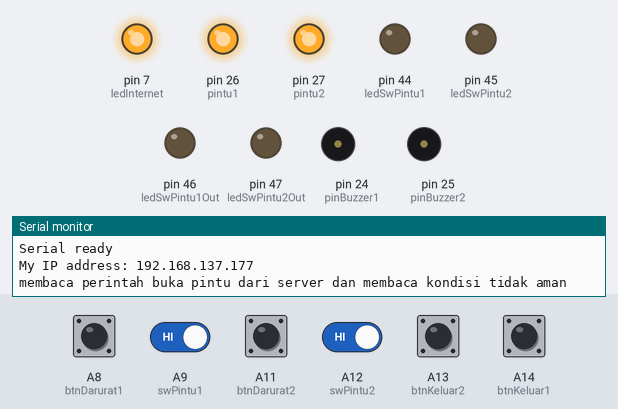
This sketch was run on a simulated Arduino Mega 2560, built with avr-gcc and run on an emulated ATmega2560. Shown: output pins drawn as LEDs (lit = HIGH), buzzer (waves = sounding, pin HIGH), the last lines printed to the serial monitor. The test bench sets the inputs (shaded band); at power-on: A8 (btnDarurat1), A9 (swPintu1), A11 (btnDarurat2), A12 (swPintu2), A13 (btnKeluar2), A14 (btnKeluar1) HIGH. WiFi joins after 1.5 s; servers stay silent unless stated; uploads are accepted with an empty reply.

Above: at 8.2 s.
8.3 s: A9 (swPintu1) driven LOW and A12 (swPintu2) driven LOW
At 17.9 s:
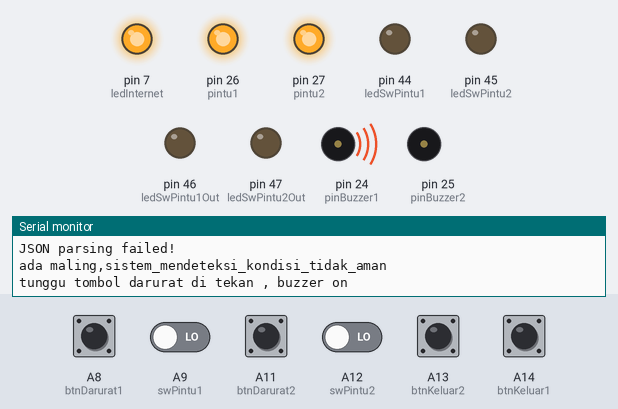
18.7 s: A8 (btnDarurat1) pulled LOW for 3 s
At 20.7 s:
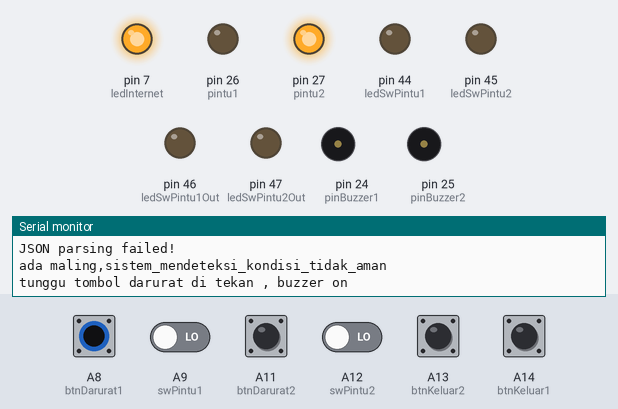
29.5 s: A8 (btnDarurat1) driven LOW and A9 (swPintu1) driven HIGH
At 42.4 s:
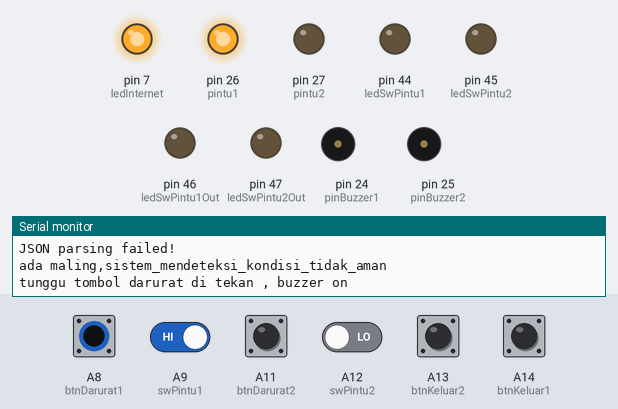
42.7 s: A12 (swPintu2) driven HIGH
51.9 s: A12 (swPintu2) driven LOW
At 52.11 s:
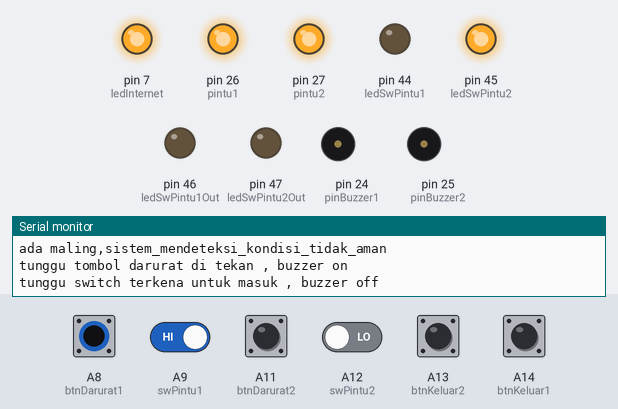
65.2 s: A8 (btnDarurat1) driven HIGH
At 66.1 s:
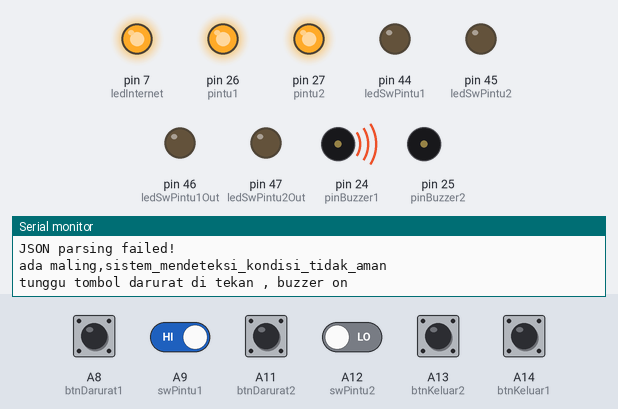
Timing chart, 0 to 68.2 s (numbered marks = the images above; inputs shaded):
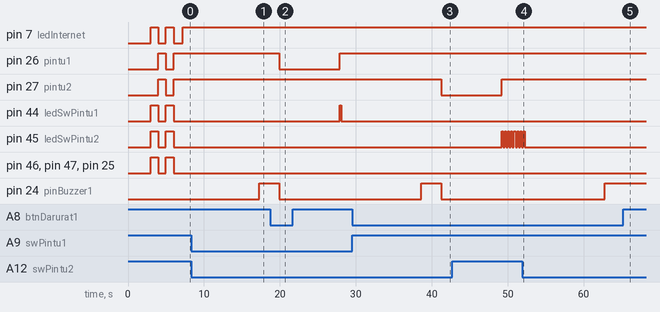

The sketch:

webclient.ino
```cpp
#include <ArduinoJson.h>
#include <Ethernet.h>
#include <SPI.h>
const char *server = "192.168.137.1"; // server's address
int jedaPowerOnPintu = 8000;
int pinBuzzer1 = 24;
int pinBuzzer2 = 25;
int pintu1 = 26;
int pintu2 = 27;
int btnDarurat1 = A8;
int swPintu1 = A9;
int btnKeluar1 = A14;
int btnDarurat2 = A11;
int swPintu2 = A12;
int btnKeluar2 = A13;
int lednya = 13;
int ledInternet = 7;
int ledSwPintu1 = 44;
int ledSwPintu2 = 45;
int ledSwPintu1Out = 46;
int ledSwPintu2Out = 47;
// int relayOn = 0;
// int relayOff = 1;
// update value
int adaMaling = 2;
int aman = 1;
int standby = 0;
int amanPintu1 = standby;
int amanPintu2 = standby;
EthernetClient client;
int relayOn = 0;
int relayOff = 1;
const char *urlGetLastValue = "/v1/mikro/getlastvalue";
const char *urlUpdateDoorOpened = "/v1/mikro/updateclosealldoor?door="; // http urlGetLastValue
const char *urlUpdateLog = "/v1/mikro/updatelogalat?log=";              // http log alat update
const unsigned long BAUD_RATE = 9600;                                   // serial connection speed
const unsigned long HTTP_TIMEOUT = 10000;                               // max respone time from server
const size_t MAX_CONTENT_SIZE = 512;                                    // max size of the HTTP response
// assign a MAC address for the ethernet controller.
// fill in your address here:
byte mac[] = {
    0xDE,
    0xAD,
    0xBE,
    0xEF,
    0xFE,
    0xED};
// fill in an available IP address on your network here,
// for manual configuration:
IPAddress ip(192, 168, 137, 177);
int portWeb = 8080;
// fill in your Domain Name Server address here:
IPAddress myDns(192, 168, 137, 1);

struct UserData
{
  char status_door1[5];
  char status_door2[5];
  char control_door1[5];
  char control_door2[5];
};

// ARDUINO entry point #1: runs once when you press reset or power the board
void setup()
{
  initSerial();
  initEthernet();
  initPinMikro();
}

// ARDUINO entry point #2: runs over and over again forever
void loop()
{
  Serial.flush();
  Serial.println("membaca perintah buka pintu dari server dan membaca kondisi tidak aman");
  if (connect(server))
  {
    if (sendRequest(server, urlGetLastValue) && skipResponseHeaders())
    {
      UserData userData;
      if (readReponseContent(&userData))
      {
        printUserData(&userData);
        olahResponseBukaPintu(&userData);
      }
    }
  }
  disconnect();
  scanTombolDarurat();
  scanLimitSwitch();
  scanKeluar();
  client.flush();
  wait();
}

// Initialize Serial port
void initSerial()
{
  Serial.begin(BAUD_RATE);
  // while (!Serial)
  // {
  //   ; // wait for serial port to initialize
  // }
  Serial.println("Serial ready");
}

// Initialize Ethernet library
void initEthernet()
{
  //  byte mac[] = {0xDE, 0xAD, 0xBE, 0xEF, 0xFE, 0xED};
  //  if (!Ethernet.begin(mac)) {
  //    Serial.println("Failed to configure Ethernet");
  //    return;
  //  }
  //  Serial.println("Ethernet ready");
  //  delay(1000);
  // start the Ethernet connection using a fixed IP address and DNS server:
  Ethernet.begin(mac, ip, myDns);
  // print the Ethernet board/shield's IP address:
  Serial.print("My IP address: ");
  Serial.println(Ethernet.localIP());
  delay(2000);
}
void initPinMikro()
{
  delay(1000);
  pinMode(pinBuzzer1, OUTPUT);
  pinMode(pinBuzzer2, OUTPUT);
  pinMode(pintu1, OUTPUT);
  pinMode(pintu2, OUTPUT);
  pinMode(ledInternet, OUTPUT);
  pinMode(ledSwPintu1, OUTPUT);
  pinMode(ledSwPintu2, OUTPUT);
  pinMode(ledSwPintu1Out, OUTPUT);
  pinMode(ledSwPintu2Out, OUTPUT);
  for (int x = 0; x < 2; x++)
  {
    digitalWrite(pintu1, relayOn);
    digitalWrite(pintu2, relayOn);
    digitalWrite(pinBuzzer2, HIGH);
    digitalWrite(lednya, HIGH);
    digitalWrite(ledInternet, HIGH);
    digitalWrite(ledSwPintu1, HIGH);
    digitalWrite(ledSwPintu2, HIGH);
    digitalWrite(ledSwPintu1Out, HIGH);
    digitalWrite(ledSwPintu2Out, HIGH);
    delay(1000);
    digitalWrite(pintu1, relayOff);
    digitalWrite(pintu2, relayOff);
    digitalWrite(pinBuzzer2, LOW);
    digitalWrite(lednya, LOW);
    digitalWrite(ledInternet, LOW);
    digitalWrite(ledSwPintu1, LOW);
    digitalWrite(ledSwPintu2, LOW);
    digitalWrite(ledSwPintu1Out, LOW);
    digitalWrite(ledSwPintu2Out, LOW);
    delay(1000);
  }

  pinMode(btnDarurat1, INPUT_PULLUP);
  pinMode(swPintu1, INPUT_PULLUP);
  pinMode(btnKeluar1, INPUT_PULLUP);
  pinMode(btnDarurat2, INPUT_PULLUP);
  pinMode(swPintu2, INPUT_PULLUP);
  pinMode(btnKeluar2, INPUT_PULLUP);
}
// Open connection to the HTTP server
bool connect(const char *hostName)
{
  //  Serial.print("Connect to ");
  //  Serial.println(hostName);

  bool ok = client.connect(hostName, portWeb);

  //  Serial.println(ok ? "Connected" : "Connection Failed!");
  if (ok)
  {
    digitalWrite(ledInternet, HIGH);
  }
  else
  {
    digitalWrite(ledInternet, LOW);
  }
  return ok;
}

// Send the HTTP GET request to the server
bool sendRequest(const char *host,
                 const char *dataUrl)
{
  //  Serial.print("GET ");
  //  Serial.println(dataUrl);

  client.print("GET ");
  client.print(dataUrl);
  client.println(" HTTP/1.1");
  client.print("Host: ");
  client.println(host);
  client.println("Connection: close");
  client.println();

  return true;
}

// Skip HTTP headers so that we are at the beginning of the response's body
bool skipResponseHeaders()
{
  // HTTP headers end with an empty line
  char endOfHeaders[] = "\r\n\r\n";

  client.setTimeout(HTTP_TIMEOUT);
  bool ok = client.find(endOfHeaders);

  if (!ok)
  {
    Serial.println("No response or invalid response!");
  }

  return ok;
}

// Parse the JSON from the input string and extract the interesting values
// Here is the JSON we need to parse

//    "status_door1": "1",
//    "status_door2": "0",
//    "control_door1": "1",
//    "control_door2": "1",

bool readReponseContent(struct UserData *userData)
{
  // Compute optimal size of the JSON buffer according to what we need to parse.
  // This is only required if you use StaticJsonBuffer.
  const size_t BUFFER_SIZE =
      JSON_OBJECT_SIZE(4) // the root object has 4 elements
      //      + JSON_OBJECT_SIZE(7)  // the "data" object has 7 elements
      + MAX_CONTENT_SIZE; // additional space for strings

  // Allocate a temporary memory pool
  DynamicJsonBuffer jsonBuffer(BUFFER_SIZE);

  JsonObject &root = jsonBuffer.parseObject(client);

  if (!root.success())
  {
    Serial.println("JSON parsing failed!");
    return false;
  }

  strcpy(userData->status_door1, root["status_door1"]);
  strcpy(userData->status_door2, root["status_door2"]);
  strcpy(userData->control_door1, root["control_door1"]);
  strcpy(userData->control_door2, root["control_door2"]);

  return true;
}

// Print the data extracted from the JSON
void printUserData(const struct UserData *userData)
{
  //  Serial.print("status_door1 = ");
  //  Serial.println(userData -> status_door1);
  //  Serial.print("status_door2 = ");
  //  Serial.println(userData -> status_door2);
  //  Serial.print("control_door1 = ");
  //  Serial.println(userData -> control_door1);
  //  Serial.print("control_door2 = ");
  //  Serial.println(userData -> control_door2);
}

// Close the connection with the HTTP server
void disconnect()
{
  //  Serial.println("Disconnect");
  client.stop();
  client.flush();
}

// Pause for a 1 minute
void wait()
{
  //  Serial.println("Wait 60 seconds");
  //  delay(60000);
  //  Serial.println("jeda 2 detik");
  // delay(2000);
}
```

kirim_status.ino
```cpp
void kirimLogKeweb(char *paramLog)
{
  disconnect();
  if (connect(server))
  {
    char x[100];
    strcpy(x, urlUpdateLog);
    strcat(x, paramLog);
    if (sendRequest(server, x) && skipResponseHeaders())
    {
    }
    delay(2000);
    while (client.available() > 0)
    {
      char a = (client.read());
      a = 0;
    }
  }
  else
  {

    Serial.println("ga konek");
  }
}
```

logicinput.ino
```cpp
void scanTombolDarurat()
{
  // if (digitalRead(btnDarurat1) == 0)
  // {
  //   Serial.println("tombol_darurat_1_di_tekan");
  //   digitalWrite(ledSwPintu1, HIGH);
  //   amanPintu1 = aman;
  //   digitalWrite(pintu1, relayOn);
  //   delay(jedaPowerOnPintu);
  //   digitalWrite(pintu1, relayOff);
  //   kirimLogKeweb("tombol _darurat_1_di_tekan");
  // }
  // if (digitalRead(btnDarurat2) == 0)
  // {
  //   Serial.println("tombol_darurat_2_di_tekan");
  //   digitalWrite(ledSwPintu2, HIGH);
  //   amanPintu2 = aman;
  //   digitalWrite(pintu2, relayOn);
  //   delay(jedaPowerOnPintu);
  //   digitalWrite(pintu2, relayOff);
  //   kirimLogKeweb("tombol_darurat_2_di_tekan");
  // }
}

void scanLimitSwitch()
{
  // Serial.println(digitalRead(swPintu1));
  // Serial.println(digitalRead(swPintu2));
  if (digitalRead(swPintu1) == 0)
  {
    if (amanPintu1 == aman)
    {
      Serial.println("ada pintu1_tertutup");
      amanPintu1 = standby;
      kirimLogKeweb("pintu1_tertutup");
    }
    else
    {
      //ada maling
      digitalWrite(pinBuzzer1, 1);
      Serial.println("ada maling,sistem_mendeteksi_kondisi_tidak_aman");
      Serial.println("tunggu tombol darurat di tekan , buzzer on");
      kirimLogKeweb("sistem_mendeteksi_kondisi_tidak_aman");
      int a = 0;
      while (a == 0)
      {
        digitalWrite(lednya, 1);
        delay(150);
        digitalWrite(lednya, 0);
        delay(150);
        if (digitalRead(btnDarurat1) == 0 || digitalRead(btnDarurat2) == 0)
        {
          a = 1;
        }
      }
      digitalWrite(ledSwPintu1, 0);
      digitalWrite(pinBuzzer1, 0);
      digitalWrite(lednya, 0);
      digitalWrite(pintu1, relayOn);
      delay(jedaPowerOnPintu);
      digitalWrite(pintu1, relayOff);
      Serial.println("tunggu switch terkena untuk masuk, buzzer off");
      // delay(1000);
      while (a == 1)
      {
        if (digitalRead(swPintu1) == 0)
        {
          a = 2;
        }
        digitalWrite(ledSwPintu1, 1);
        delay(200);
        digitalWrite(ledSwPintu1, 0);
        delay(200);
      } // tunggu sw terkena
      // digitalWrite(ledSwPintu1Out, 0);
      Serial.println("kondisi masuk aman melalui tombol darurat");
    }
    digitalWrite(ledSwPintu1, LOW);
  }
  else if (digitalRead(swPintu2) == 0)
  {
    if (amanPintu2 == aman)
    {
      amanPintu2 = standby;
      Serial.println("ada pintu2_tertutup");
      kirimLogKeweb("pintu2_tertutup");
    }
    else
    {
      //ada maling
      digitalWrite(pinBuzzer1, 1);
      kirimLogKeweb("sistem_mendeteksi_kondisi_tidak_aman");
      Serial.println("ada maling,sistem_mendeteksi_kondisi_tidak_aman");
      Serial.println("tunggu tombol darurat di tekan , buzzer on");
      int a = 0;
      while (a == 0)
      {
        digitalWrite(lednya, 1);
        delay(150);
        digitalWrite(lednya, 0);
        delay(150);

        if (digitalRead(btnDarurat1) == 0 || digitalRead(btnDarurat2) == 0)
        {
          a = 1;
        }
      } // tunggu tombol darurat di tekan
      digitalWrite(ledSwPintu2, 0);
      digitalWrite(pinBuzzer1, 0);
      digitalWrite(lednya, 0);
      digitalWrite(pintu2, relayOn);
      delay(jedaPowerOnPintu);
      digitalWrite(pintu2, relayOff);
      Serial.println("tunggu switch terkena untuk masuk , buzzer off");
      while (a == 1)
      {
        if (digitalRead(swPintu2) == 0)
        {
          a = 2;
        }
        digitalWrite(ledSwPintu2, 1);
        delay(200);
        digitalWrite(ledSwPintu2, 0);
        delay(200);
      } // tunggu sw terkena
      digitalWrite(ledSwPintu2, 0);
      Serial.println("kondisi masuk aman melalui tombol darurat");
    }
    digitalWrite(ledSwPintu2, LOW);
  }
}

void scanKeluar()
{
  Serial.println(digitalRead(btnKeluar1));
  Serial.println(digitalRead(btnKeluar2));
  if (digitalRead(btnKeluar1) == 0)
  {
    digitalWrite(ledSwPintu1Out, HIGH);
    digitalWrite(pintu1, relayOn);
    delay(jedaPowerOnPintu);
    digitalWrite(pintu1, relayOff);
    Serial.println("ada pintu_1_terbuka_dari_tombol_keluar");
    Serial.println("ada menunggu limit switch aktif");
    kirimLogKeweb("pintu_1_terbuka_dari_tombol_keluar");
    int x = 0;
    while (x == 0)
    {
      if (digitalRead(swPintu1) == 0)
      {
        x = 1;
      }
    } // tungu pintu ketutup
    digitalWrite(ledSwPintu1Out, LOW);
    delay(1000);
  }
  else if (digitalRead(btnKeluar2) == 0)
  {
    digitalWrite(ledSwPintu2Out, HIGH);
    digitalWrite(pintu2, relayOn);
    delay(jedaPowerOnPintu);
    digitalWrite(pintu2, relayOff);
    Serial.println("ada pintu_2_terbuka_dari_tombol_keluar");
    Serial.println("ada menunggu limit switch aktif");
    kirimLogKeweb("pintu_2_terbuka_dari_tombol_keluar");
    int x = 0;
    while (x == 0)
    {
      if (digitalRead(swPintu2) == 0)
      {
        x = 1;
      }
    } // tungu pintu ketutup
    digitalWrite(ledSwPintu2Out, LOW);
    delay(1000);
  }
}
```

olahjson.ino
```cpp
void olahResponseBukaPintu(const struct UserData *userData)
{
  bool updated = false;
  char noPintu[2];
  const char *temp1 = userData->control_door1;
  const char *temp2 = userData->control_door2;
  if (strcmp(temp1, "1") >= 0)
  {
    updated = true;
    digitalWrite(ledSwPintu1, HIGH);
    strcpy(noPintu, "1");
    digitalWrite(pintu1, relayOn);
    delay(jedaPowerOnPintu);
    digitalWrite(pintu1, relayOff);
    amanPintu1 = aman;
    Serial.println("pintu1_terbuka_dari_web");
    kirimLogKeweb("pintu1_terbuka_dari_web");
  }
  else if (strcmp(temp2, "1") >= 0)
  {
    updated = true;
    digitalWrite(ledSwPintu2, HIGH);
    strcpy(noPintu, "2");
    digitalWrite(pintu2, relayOn);
    delay(jedaPowerOnPintu);
    digitalWrite(pintu2, relayOff);
    amanPintu2 = aman;
    Serial.println("pintu2_terbuka_dari_web");
    kirimLogKeweb("pintu2_terbuka_dari_web");
  }
  if (updated == true)
  {
    disconnect();
    if (connect(server))
    {
      char x[100];
      strcpy(x, urlUpdateDoorOpened);
      strcat(x, noPintu);
      if (sendRequest(server, x) && skipResponseHeaders())
      {
      }
    }
  }
}
```

Measured:
- after the input at 8.3 s, pin 24 (pinBuzzer1): LOW → HIGH after 9.0 s
- after the input at 18.7 s, pin 26 (pintu1): HIGH → LOW after 1.2 s, → HIGH 8.0 s later; pin 44 (ledSwPintu1): LOW → HIGH after 9.2 s, → LOW 0.20 s later; pin 24 (pinBuzzer1): HIGH → LOW after 1.2 s
- after the input at 29.5 s, pin 27 (pintu2): HIGH → LOW after 11.7 s
- after the input at 51.9 s, pin 45 (ledSwPintu2): goes on until 52.2 s, then stays LOW; pin 24 (pinBuzzer1): LOW → HIGH after 10.8 s
- after the input at 65.2 s, pin 27 (pintu2), pin 24 (pinBuzzer1): stays HIGH (without the input it goes to LOW after 0.14 s); pin 45 (ledSwPintu2): stays LOW (without the input it goes to HIGH after 8.1 s)
